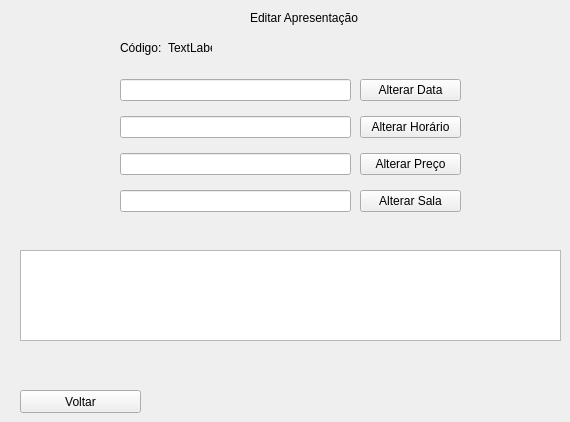
   <widget class="QWidget" name="editarApresentacao">
    <widget class="QLabel" name="label_20">
     <property name="geometry">
      <rect>
       <x>250</x>
       <y>10</y>
       <width>151</width>
       <height>16</height>
      </rect>
     </property>
     <property name="text">
      <string>Editar Apresentação</string>
     </property>
    </widget>
    <widget class="QPushButton" name="voltar_edit_apresent_unica">
     <property name="geometry">
      <rect>
       <x>20</x>
       <y>390</y>
       <width>121</width>
       <height>23</height>
      </rect>
     </property>
     <property name="text">
      <string>Voltar</string>
     </property>
    </widget>
    <widget class="QTextBrowser" name="status_edit_apresent">
     <property name="geometry">
      <rect>
       <x>20</x>
       <y>250</y>
       <width>541</width>
       <height>91</height>
      </rect>
     </property>
    </widget>
    <widget class="QWidget" name="layoutWidget">
     <property name="geometry">
      <rect>
       <x>120</x>
       <y>70</y>
       <width>231</width>
       <height>151</height>
      </rect>
     </property>
     <layout class="QVBoxLayout" name="verticalLayout_12">
      <item>
       <widget class="QLineEdit" name="caixa_data_apresent"/>
      </item>
      <item>
       <widget class="QLineEdit" name="caixa_horario_apresent"/>
      </item>
      <item>
       <widget class="QLineEdit" name="caixa_preco_apresent"/>
      </item>
      <item>
       <widget class="QLineEdit" name="caixa_sala_apresent"/>
      </item>
     </layout>
    </widget>
    <widget class="QWidget" name="layoutWidget">
     <property name="geometry">
      <rect>
       <x>360</x>
       <y>70</y>
       <width>101</width>
       <height>151</height>
      </rect>
     </property>
     <layout class="QVBoxLayout" name="verticalLayout_13">
      <item>
       <widget class="QPushButton" name="alterar_data_apresent">
        <property name="sizePolicy">
         <sizepolicy hsizetype="Minimum" vsizetype="Fixed">
          <horstretch>0</horstretch>
          <verstretch>0</verstretch>
         </sizepolicy>
        </property>
        <property name="text">
         <string>Alterar Data</string>
        </property>
       </widget>
      </item>
      <item>
       <widget class="QPushButton" name="alterar_horario_apresent">
        <property name="sizePolicy">
         <sizepolicy hsizetype="Minimum" vsizetype="Fixed">
          <horstretch>0</horstretch>
          <verstretch>0</verstretch>
         </sizepolicy>
        </property>
        <property name="text">
         <string>Alterar Horário</string>
        </property>
       </widget>
      </item>
      <item>
       <widget class="QPushButton" name="alterar_preco_apresent">
        <property name="sizePolicy">
         <sizepolicy hsizetype="Minimum" vsizetype="Fixed">
          <horstretch>0</horstretch>
          <verstretch>0</verstretch>
         </sizepolicy>
        </property>
        <property name="text">
         <string>Alterar Preço</string>
        </property>
       </widget>
      </item>
      <item>
       <widget class="QPushButton" name="alterar_sala_apresent">
        <property name="sizePolicy">
         <sizepolicy hsizetype="Minimum" vsizetype="Fixed">
          <horstretch>0</horstretch>
          <verstretch>0</verstretch>
         </sizepolicy>
        </property>
        <property name="text">
         <string>Alterar Sala</string>
        </property>
       </widget>
      </item>
     </layout>
    </widget>
    <widget class="QWidget" name="layoutWidget">
     <property name="geometry">
      <rect>
       <x>120</x>
       <y>40</y>
       <width>92</width>
       <height>16</height>
      </rect>
     </property>
     <layout class="QHBoxLayout" name="horizontalLayout_6">
      <item>
       <widget class="QLabel" name="label_22">
        <property name="text">
         <string>Código:</string>
        </property>
       </widget>
      </item>
      <item>
       <widget class="QLabel" name="label_codigo_apresent_edit">
        <property name="text">
         <string>TextLabel</string>
        </property>
       </widget>
      </item>
     </layout>
    </widget>
   </widget>
